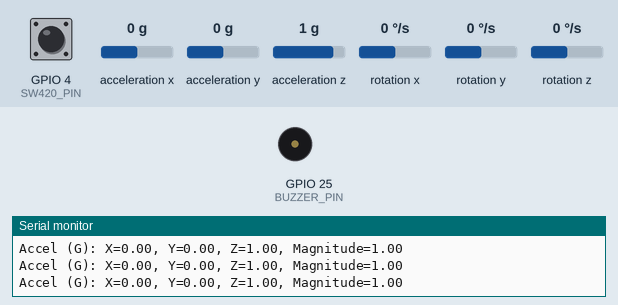
The sketch below on a simulated ESP32. Shown: buzzer (waves = sounding), the last lines printed to the serial monitor. The test bench sets the inputs (shaded band); at power-on: acceleration x 0 g, GPIO 4 (SW420_PIN) LOW, acceleration y 0 g, acceleration z 1 g, rotation x 0 °/s, rotation y 0 °/s, rotation z 0 °/s. WiFi joins after 1.5 s; servers stay silent unless stated.

Above: at 3.0 s.
3.1 s: acceleration x set to -0.5 g
4.6 s: acceleration x set to -0.8 g
At 5.0 s:
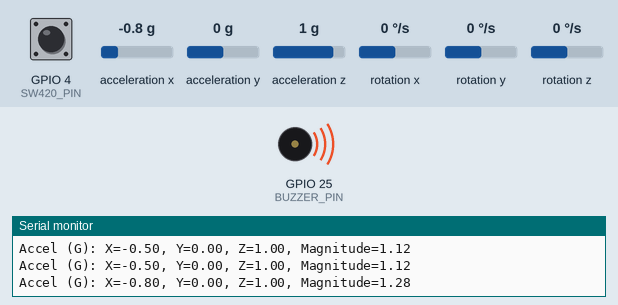
Timing chart, 0 to 8.1 s (numbered marks = the images above; inputs shaded):
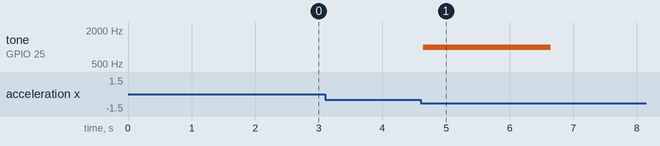

Measured:
- the behaviour switches between -0.6 and -0.7 g on acceleration x (found by bisection; images 0 and 1)
- after the input at 4.6 s, tone on GPIO 25 (BUZZER_PIN): silent → 1000 Hz at once, → silent 2.0 s later

The sketch:

Easy-EQs-prototype.ino
```cpp
#define BLYNK_TEMPLATE_ID "TMPL6xjdRnwvk"
#define BLYNK_TEMPLATE_NAME "Earthquake Detector"
#define BLYNK_AUTH_TOKEN "PolRx9YsCSFQWdSNjL3prMeHbMoIVNey"

#include <Wire.h>
#include <MPU6050.h>
#include <WiFi.h>
#include <BlynkSimpleEsp32.h>


// WiFi Credentials
char ssid[] = "nnn"; // Replace with your WiFi SSID
char pass[] = "12345678"; // Replace with your WiFi password

// Pins
const int SW420_PIN = 4;      // Vibration sensor
const int BUZZER_PIN = 25;    // Buzzer
const int BUZZER_DURATION = 2000; // 2 sec alarm

// MPU6050 Settings
MPU6050 mpu;
const float ACCEL_THRESHOLD = 1.2;  // Adjusted for realistic earthquake detection (~1.2G)

// Variables
bool earthquakeDetected = false;
unsigned long lastTriggerTime = 0;
unsigned long lastNotificationTime = 0;
const unsigned long NOTIFICATION_COOLDOWN = 60000; // 1 min cooldown for notifications
const unsigned long WIFI_TIMEOUT = 15000; // 15 sec timeout for WiFi connection

// Calibration offsets
float accelXOffset = 0, accelYOffset = 0, accelZOffset = 0;

void setup() {
  Serial.begin(115200);
  Wire.begin(21, 23); // SDA=21, SCL=23
  mpu.initialize();

  pinMode(SW420_PIN, INPUT);
  pinMode(BUZZER_PIN, OUTPUT);
  digitalWrite(BUZZER_PIN, LOW);

  // Connect to WiFi
  connectToWiFi();

  // Connect to Blynk
  Blynk.begin(BLYNK_AUTH_TOKEN, ssid, pass);
  Serial.println("Connected to Blynk!");

  // Check MPU6050 connection
  if (!mpu.testConnection()) {
    Serial.println("❌ MPU6050 not found!");
    while (1); // Stop if MPU6050 fails
  }

  // Optional: Calibrate MPU6050 (uncomment to use)
  // calibrateMPU6050();

  Serial.println("✅ Earthquake Detector Ready!");
  Serial.println("🔊 Tap the table to test!");
}

void connectToWiFi() {
  Serial.print("Connecting to WiFi: ");
  Serial.println(ssid);
  WiFi.mode(WIFI_STA);
  WiFi.begin(ssid, pass);

  unsigned long startTime = millis();
  while (WiFi.status() != WL_CONNECTED && millis() - startTime < WIFI_TIMEOUT) {
    delay(500);
    Serial.print(".");
    Serial.print(" Status: ");
    Serial.println(WiFi.status()); // Print WiFi status for debugging
  }

  if (WiFi.status() != WL_CONNECTED) {
    Serial.println("WiFi connection failed! Restarting...");
    ESP.restart(); // Restart ESP32 if connection fails
  }

  Serial.println("\nConnected to WiFi!");
  Serial.print("IP address: ");
  Serial.println(WiFi.localIP());
}

void loop() {
  Blynk.run(); // Run Blynk

  // Check WiFi connection and reconnect if lost
  if (WiFi.status() != WL_CONNECTED) {
    Serial.println("WiFi disconnected! Reconnecting...");
    connectToWiFi();
  }

  // Read SW420 (Digital)
  bool sw420Triggered = digitalRead(SW420_PIN) == HIGH;

  // Read MPU6050 (Analog - Checks Acceleration)
  bool mpuTriggered = checkMPU6050();

  // If either sensor triggers...
  if (sw420Triggered || mpuTriggered) {
    if (!earthquakeDetected) {
      earthquakeDetected = true;
      lastTriggerTime = millis();
      triggerAlarm();
      Serial.println("🚨 EARTHQUAKE DETECTED!");

      // Send Blynk event if cooldown period has passed
      if (millis() - lastNotificationTime > NOTIFICATION_COOLDOWN) {
        Blynk.logEvent("earthquake_alert");
        Serial.println("🚨 EARTHQUAKE ALERT SENT!");
        lastNotificationTime = millis();
      }
    }
  } else {
    if (earthquakeDetected && (millis() - lastTriggerTime > 1000)) {
      earthquakeDetected = false; // Reset after 1 sec
    }
  }

  delay(50); // Small delay for stability
}

// Checks MPU6050 for sudden movement
bool checkMPU6050() {
  int16_t ax, ay, az;
  mpu.getAcceleration(&ax, &ay, &az);

  // Convert raw data to G-forces (MPU6050 default sensitivity: 16384 = 1G)
  float accelX = (ax / 16384.0) - accelXOffset;
  float accelY = (ay / 16384.0) - accelYOffset;
  float accelZ = (az / 16384.0) - accelZOffset;

  // Calculate acceleration magnitude
  float accelMagnitude = sqrt(accelX * accelX + accelY * accelY + accelZ * accelZ);

  // Debugging: Print acceleration values
  Serial.print("Accel (G): X=");
  Serial.print(accelX);
  Serial.print(", Y=");
  Serial.print(accelY);
  Serial.print(", Z=");
  Serial.print(accelZ);
  Serial.print(", Magnitude=");
  Serial.println(accelMagnitude);

  if (accelMagnitude > ACCEL_THRESHOLD) {
    return true;  // Movement detected!
  }
  return false;
}

// Optional: Calibrate MPU6050 to remove offsets
void calibrateMPU6050() {
  Serial.println("Calibrating MPU6050... Keep sensor still.");
  int32_t axSum = 0, aySum = 0, azSum = 0;
  const int samples = 100;

  for (int i = 0; i < samples; i++) {
    int16_t ax, ay, az;
    mpu.getAcceleration(&ax, &ay, &az);
    axSum += ax;
    aySum += ay;
    azSum += az;
    delay(10);
  }

  // Calculate offsets (Z should be ~1G due to gravity, others ~0)
  accelXOffset = (axSum / samples) / 16384.0;
  accelYOffset = (aySum / samples) / 16384.0;
  accelZOffset = ((azSum / samples) / 16384.0) - 1.0; // Subtract 1G for gravity

  Serial.println("Calibration complete!");
  Serial.print("Offsets: X=");
  Serial.print(accelXOffset);
  Serial.print(", Y=");
  Serial.print(accelYOffset);
  Serial.print(", Z=");
  Serial.println(accelZOffset);
}

// Sounds the buzzer for 2 seconds
void triggerAlarm() {
  tone(BUZZER_PIN, 1000); // 1000Hz tone
  delay(BUZZER_DURATION);
  noTone(BUZZER_PIN); // Turn off
}
```
